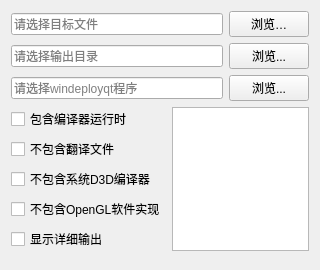
<?xml version="1.0" encoding="UTF-8"?>
<ui version="4.0">
 <class>DeployWidget</class>
 <widget class="QWidget" name="DeployWidget">
  <property name="geometry">
   <rect>
    <x>0</x>
    <y>0</y>
    <width>320</width>
    <height>270</height>
   </rect>
  </property>
  <property name="windowTitle">
   <string>Widget</string>
  </property>
  <layout class="QGridLayout" name="gridLayout">
   <item row="2" column="3">
    <widget class="QPushButton" name="deployButton">
     <property name="text">
      <string>浏览...</string>
     </property>
    </widget>
   </item>
   <item row="0" column="3">
    <widget class="QPushButton" name="browseExeButton">
     <property name="text">
      <string>浏览…</string>
     </property>
    </widget>
   </item>
   <item row="3" column="2" rowspan="5" colspan="2">
    <widget class="QPlainTextEdit" name="logTextEdit"/>
   </item>
   <item row="0" column="1" colspan="2">
    <widget class="QLineEdit" name="exePathEdit">
     <property name="inputMask">
      <string/>
     </property>
     <property name="placeholderText">
      <string>请选择目标文件</string>
     </property>
    </widget>
   </item>
   <item row="1" column="1" colspan="2">
    <widget class="QLineEdit" name="outputDirEdit">
     <property name="placeholderText">
      <string>请选择输出目录</string>
     </property>
    </widget>
   </item>
   <item row="1" column="3">
    <widget class="QPushButton" name="browseOutputButton">
     <property name="text">
      <string>浏览...</string>
     </property>
    </widget>
   </item>
   <item row="2" column="1" colspan="2">
    <widget class="QLineEdit" name="statusLabel">
     <property name="inputMask">
      <string/>
     </property>
     <property name="readOnly">
      <bool>true</bool>
     </property>
     <property name="placeholderText">
      <string>请选择windeployqt程序</string>
     </property>
    </widget>
   </item>
   <item row="3" column="1">
    <widget class="QCheckBox" name="compilerRuntimeCheck">
     <property name="text">
      <string>包含编译器运行时</string>
     </property>
    </widget>
   </item>
   <item row="4" column="1">
    <widget class="QCheckBox" name="noTranslationsCheck">
     <property name="text">
      <string>不包含翻译文件</string>
     </property>
    </widget>
   </item>
   <item row="5" column="1">
    <widget class="QCheckBox" name="noSystemD3DCheck">
     <property name="text">
      <string>不包含系统D3D编译器</string>
     </property>
    </widget>
   </item>
   <item row="6" column="1">
    <widget class="QCheckBox" name="noOpenglSwCheck">
     <property name="text">
      <string>不包含OpenGL软件实现</string>
     </property>
    </widget>
   </item>
   <item row="7" column="1">
    <widget class="QCheckBox" name="verboseCheck">
     <property name="text">
      <string>显示详细输出</string>
     </property>
    </widget>
   </item>
  </layout>
 </widget>
 <resources/>
 <connections/>
</ui>
